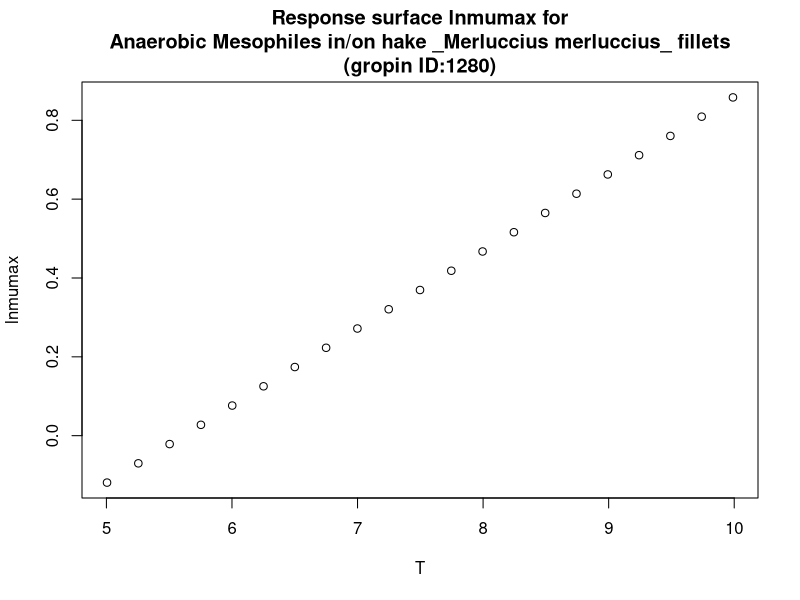

This chart was generated by the following R code:
#############################
# start of Parameter script
#############################
T <- seq(5.005,9.99000999000999,length.out=21)
#############################
# end of Parameter script
#############################
############################# 
# start of Model script Gropin ID 1280 
#############################
 
# constant coefficients for this model
 
variables <- data.frame(T)
argumentsPar <- expand.grid(variables)
 
# heart of the model
response_surface <- function(T) {
   mumax <-0.196*T-1.10

return(mumax=mumax)
} 

# output parameters
responseSurface <- cbind(argumentsPar,response_surface(argumentsPar['T']))
colnames(responseSurface) <- c(colnames(argumentsPar),'lnmumax')
#############################
# End of Model script
#############################
############################# 
# start of Visualisation script Gropin ID 1280 
#############################
plot(T,responseSurface$'lnmumax',xlab='T',
                          ylab='lnmumax',main='Response surface lnmumax for
Anaerobic Mesophiles in/on hake _Merluccius merluccius_ fillets
(gropin ID:1280)')
#############################
# End of Visualisation script
#############################
